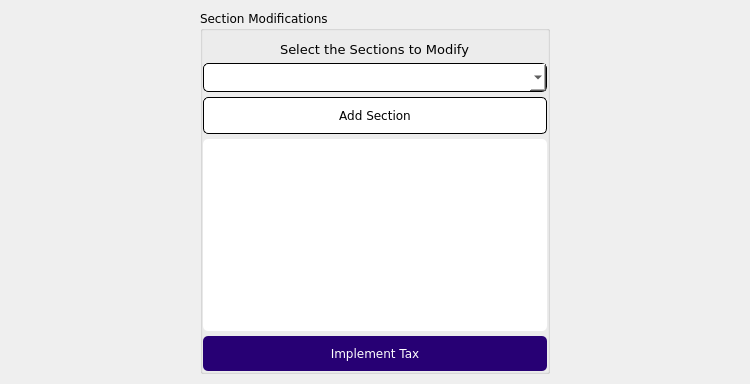
             <widget class="QWidget" name="tab">
              <property name="font">
               <font>
                <family>Verdana</family>
               </font>
              </property>
              <attribute name="title">
               <string>Section Modifications</string>
              </attribute>
              <layout class="QHBoxLayout" name="horizontalLayout_15">
               <property name="spacing">
                <number>0</number>
               </property>
               <property name="leftMargin">
                <number>0</number>
               </property>
               <property name="topMargin">
                <number>10</number>
               </property>
               <property name="rightMargin">
                <number>0</number>
               </property>
               <property name="bottomMargin">
                <number>10</number>
               </property>
               <item>
                <spacer name="horizontalSpacer_8">
                 <property name="orientation">
                  <enum>Qt::Horizontal</enum>
                 </property>
                 <property name="sizeHint" stdset="0">
                  <size>
                   <width>200</width>
                   <height>0</height>
                  </size>
                 </property>
                </spacer>
               </item>
               <item>
                <widget class="QGroupBox" name="sectionModification">
                 <property name="sizePolicy">
                  <sizepolicy hsizetype="Preferred" vsizetype="Preferred">
                   <horstretch>0</horstretch>
                   <verstretch>0</verstretch>
                  </sizepolicy>
                 </property>
                 <property name="minimumSize">
                  <size>
                   <width>350</width>
                   <height>0</height>
                  </size>
                 </property>
                 <property name="maximumSize">
                  <size>
                   <width>350</width>
                   <height>16777215</height>
                  </size>
                 </property>
                 <property name="font">
                  <font>
                   <family>Verdana</family>
                  </font>
                 </property>
                 <property name="title">
                  <string>Section Modifications</string>
                 </property>
                 <layout class="QGridLayout" name="gridLayout_2">
                  <property name="leftMargin">
                   <number>0</number>
                  </property>
                  <property name="topMargin">
                   <number>10</number>
                  </property>
                  <property name="rightMargin">
                   <number>0</number>
                  </property>
                  <property name="bottomMargin">
                   <number>0</number>
                  </property>
                  <property name="horizontalSpacing">
                   <number>0</number>
                  </property>
                  <property name="verticalSpacing">
                   <number>5</number>
                  </property>
                  <item row="3" column="1" colspan="2">
                   <widget class="QPushButton" name="addSection">
                    <property name="font">
                     <font>
                      <family>Verdana</family>
                     </font>
                    </property>
                    <property name="cursor">
                     <cursorShape>PointingHandCursor</cursorShape>
                    </property>
                    <property name="styleSheet">
                     <string notr="true">background-color: rgb(255, 255, 255);
padding: 10px;
border: 1px solid;
border-radius: 5px</string>
                    </property>
                    <property name="text">
                     <string>Add Section</string>
                    </property>
                   </widget>
                  </item>
                  <item row="1" column="1" colspan="2">
                   <widget class="QComboBox" name="sectionList">
                    <property name="enabled">
                     <bool>true</bool>
                    </property>
                    <property name="font">
                     <font>
                      <family>Verdana</family>
                     </font>
                    </property>
                    <property name="cursor">
                     <cursorShape>PointingHandCursor</cursorShape>
                    </property>
                    <property name="styleSheet">
                     <string notr="true">QComboBox {
	background-color: rgb(255, 255, 255);
	border: 1px solid;
	padding: 5px;
	border-radius: 5px
}

QComboBox QScrollBar:vertical {
    width: 10px;
}

QComboBox QScrollBar::handle:vertical {
    background-color: rgb(41, 0, 122); 
    min-height: 50px;
	border: 1px solid rgb(235, 235, 235)
}</string>
                    </property>
                   </widget>
                  </item>
                  <item row="6" column="1" colspan="2">
                   <widget class="QPushButton" name="taxImpSec">
                    <property name="font">
                     <font>
                      <family>Verdana</family>
                     </font>
                    </property>
                    <property name="cursor">
                     <cursorShape>PointingHandCursor</cursorShape>
                    </property>
                    <property name="styleSheet">
                     <string notr="true">background-color: rgb(39, 0, 116);
padding: 10px;
border: none;
border-radius: 5px;
color: rgb(255, 255, 255)</string>
                    </property>
                    <property name="text">
                     <string>Implement Tax</string>
                    </property>
                   </widget>
                  </item>
                  <item row="5" column="1" colspan="2">
                   <widget class="QTextEdit" name="addedSections">
                    <property name="font">
                     <font>
                      <family>Verdana</family>
                     </font>
                    </property>
                    <property name="styleSheet">
                     <string notr="true">background-color: rgb(255, 255, 255);
border-radius: 5px</string>
                    </property>
                   </widget>
                  </item>
                  <item row="0" column="1" colspan="2" alignment="Qt::AlignHCenter">
                   <widget class="QLabel" name="labelSection">
                    <property name="font">
                     <font>
                      <family>Verdana</family>
                      <pointsize>10</pointsize>
                     </font>
                    </property>
                    <property name="text">
                     <string>Select the Sections to Modify</string>
                    </property>
                   </widget>
                  </item>
                 </layout>
                </widget>
               </item>
               <item>
                <spacer name="horizontalSpacer_6">
                 <property name="orientation">
                  <enum>Qt::Horizontal</enum>
                 </property>
                 <property name="sizeHint" stdset="0">
                  <size>
                   <width>200</width>
                   <height>0</height>
                  </size>
                 </property>
                </spacer>
               </item>
              </layout>
             </widget>
